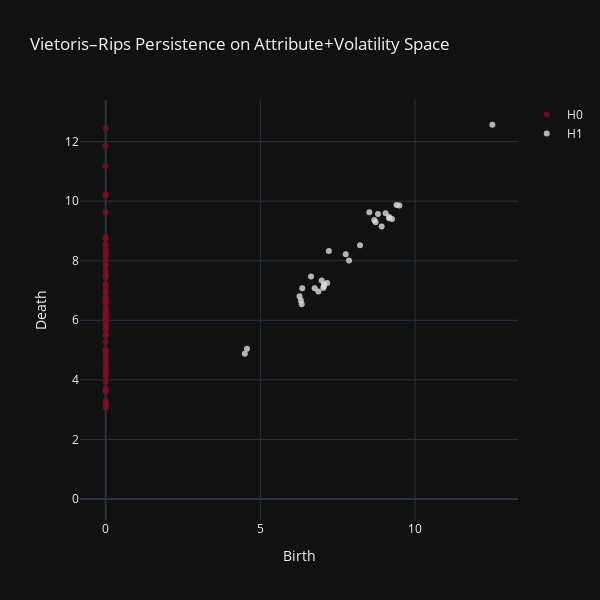

Notebook cell for this chart:
### Code cell
diag_fig, diags = feature_space_persistence()
barcode_fig   = feature_space_barcodes(diags)
diag_fig
